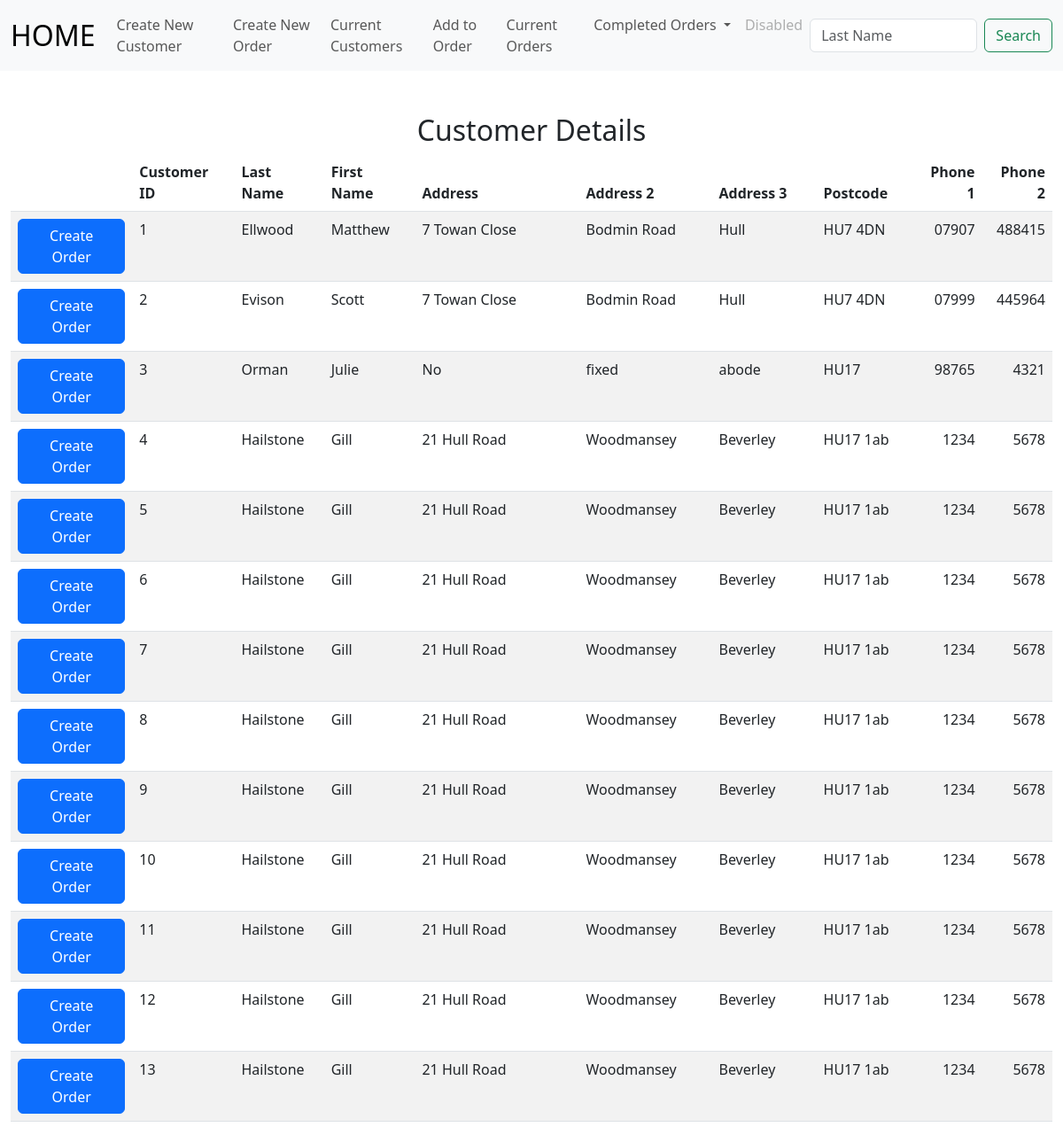
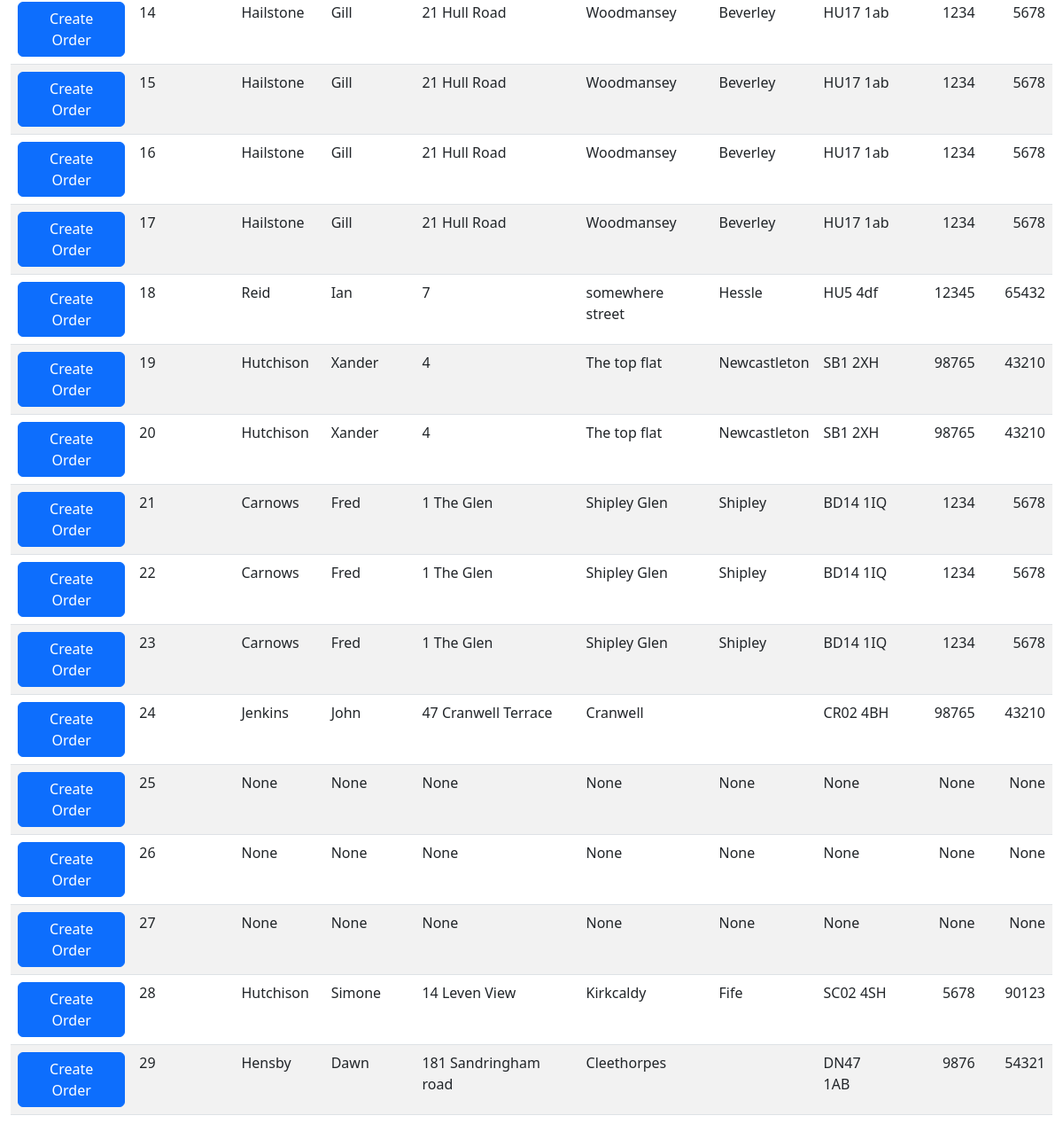
Before: /list_of_customers with the older database file (2 pictures, top to bottom).
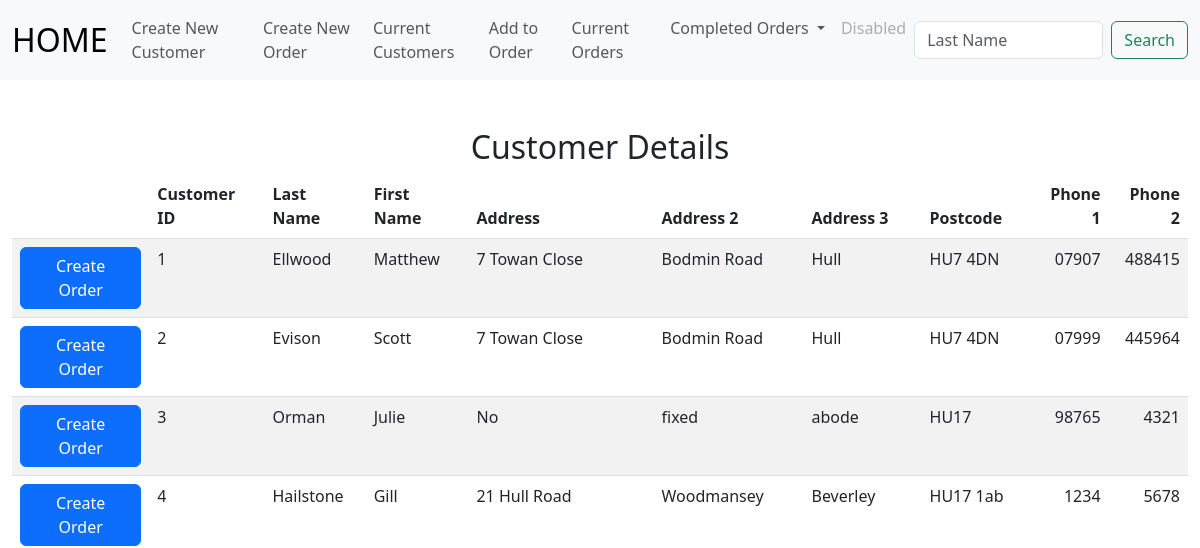
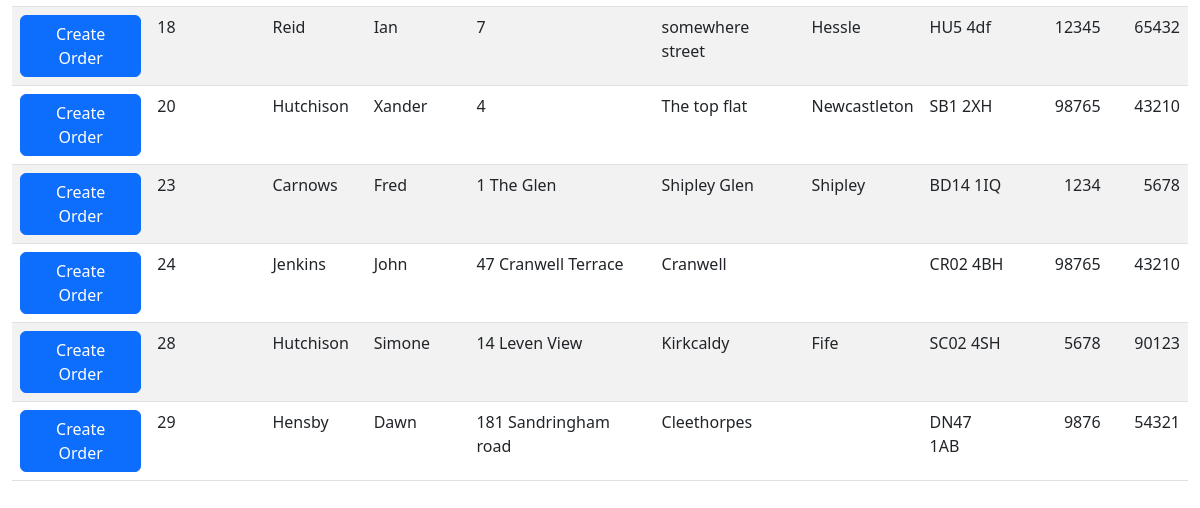
After: the same page with the newer database file (2 pictures, top to bottom).
### tables this page shows
CREATE TABLE customers(id INTEGER PRIMARY KEY AUTOINCREMENT NOT NULL, first_name TEXT, last_name TEXT, address_1 TEXT, address_2 TEXT, address_3 TEXT, postcode TEXT, telephone_1 TEXT, telephone_2 TEXT);

### app.py (the view)
@app.route("/list_of_customers", methods=["GET", "POST"])
def list_of_customers():
    if request.method == "POST":
        customer_id = request.form.get("customer_id")
        detail = db.execute("select * from customers WHERE id = (?);", customer_id)
        return render_template("customer_order.html",customer_id = customer_id, detail = detail)
    else:
        detail = db.execute("select * from customers;")
        return render_template("list_of_customers.html",detail = detail)

### app.py (called while the page is built)
@app.after_request
def after_request(response):
    response.headers["Cache-Control"] = "no-cache, no-store, must-revalidate"
    response.headers["Expires"] = 0
    response.headers["Pragma"] = "no-cache"
    return response

### templates/list_of_customers.html (shortened to what this page needs)
{% extends "layout.html" %}
{% block main %}
<div class="section">
    <h2>Customer  Details</h2>
    <table class="table table-striped">
        <thead>
            <tr>
                <th></th>
                <th class="text-start">Customer ID</th>
                <th class="text-start">Last Name</th>
                <th class="text-start">First Name</th>
                <th class="text-start">Address</th>
                <th class="text-start">Address 2</th>
                <th class="text-start">Address 3</th>
                <th class="text-start">Postcode</th>
                <th></th>
                <th class="text-end" colspan="8">Phone 1</th>
                <th class="text-end">Phone 2</th>
            </tr>
        </thead>
        <tbody>
            {% for row in detail %}
            <tr>
                <form action="/list_of_customers" method="POST">
                    <td><input type="hidden" name="customer_id" VALUE="{{ row['id'] }}"><button class="btn btn-primary" type="submit">Create Order</button></td>
                </form>
                <td class="text-start">{{ row["id"] }}</td>
                <td class="text-start">{{ row["last_name"] }}</td>
                <td class="text-start">{{ row["first_name"] }}</td>
                <td class="text-start">{{ row["address_1"] }}</td>
                <td class="text-start">{{ row["address_2"] }}</td>
                <td class="text-start">{{ row["address_3"] }}</td>
                <td class="text-start">{{ row["postcode"] }}</td>
                <td></td>
                <td class="text-end" colspan="8">{{ row["telephone_1"] }}</td>
                <td class="text-end">{{ row["telephone_2"] }}</td>
                </tr>
            {% endfor %}
        </tbody>
    </div>
{% endblock %}

Changed rows visible on the page:
removed customers: id "5", last_name "Hailstone", first_name "Gill", address_1 "21 Hull Road", address_2 "Woodmansey", address_3 "Beverley", postcode "HU17 1ab", telephone_1 "1234", telephone_2 "5678"
removed customers: id "6", last_name "Hailstone", first_name "Gill", address_1 "21 Hull Road", address_2 "Woodmansey", address_3 "Beverley", postcode "HU17 1ab", telephone_1 "1234", telephone_2 "5678"
removed customers: id "7", last_name "Hailstone", first_name "Gill", address_1 "21 Hull Road", address_2 "Woodmansey", address_3 "Beverley", postcode "HU17 1ab", telephone_1 "1234", telephone_2 "5678"
removed customers: id "8", last_name "Hailstone", first_name "Gill", address_1 "21 Hull Road", address_2 "Woodmansey", address_3 "Beverley", postcode "HU17 1ab", telephone_1 "1234", telephone_2 "5678"
removed customers: id "9", last_name "Hailstone", first_name "Gill", address_1 "21 Hull Road", address_2 "Woodmansey", address_3 "Beverley", postcode "HU17 1ab", telephone_1 "1234", telephone_2 "5678"
removed customers: id "10", last_name "Hailstone", first_name "Gill", address_1 "21 Hull Road", address_2 "Woodmansey", address_3 "Beverley", postcode "HU17 1ab", telephone_1 "1234", telephone_2 "5678"
removed customers: id "11", last_name "Hailstone", first_name "Gill", address_1 "21 Hull Road", address_2 "Woodmansey", address_3 "Beverley", postcode "HU17 1ab", telephone_1 "1234", telephone_2 "5678"
removed customers: id "12", last_name "Hailstone", first_name "Gill", address_1 "21 Hull Road", address_2 "Woodmansey", address_3 "Beverley", postcode "HU17 1ab", telephone_1 "1234", telephone_2 "5678"
removed customers: id "13", last_name "Hailstone", first_name "Gill", address_1 "21 Hull Road", address_2 "Woodmansey", address_3 "Beverley", postcode "HU17 1ab", telephone_1 "1234", telephone_2 "5678"
removed customers: id "14", last_name "Hailstone", first_name "Gill", address_1 "21 Hull Road", address_2 "Woodmansey", address_3 "Beverley", postcode "HU17 1ab", telephone_1 "1234", telephone_2 "5678"
removed customers: id "15", last_name "Hailstone", first_name "Gill", address_1 "21 Hull Road", address_2 "Woodmansey", address_3 "Beverley", postcode "HU17 1ab", telephone_1 "1234", telephone_2 "5678"
removed customers: id "16", last_name "Hailstone", first_name "Gill", address_1 "21 Hull Road", address_2 "Woodmansey", address_3 "Beverley", postcode "HU17 1ab", telephone_1 "1234", telephone_2 "5678"
removed customers: id "17", last_name "Hailstone", first_name "Gill", address_1 "21 Hull Road", address_2 "Woodmansey", address_3 "Beverley", postcode "HU17 1ab", telephone_1 "1234", telephone_2 "5678"
removed customers: id "19", last_name "Hutchison", first_name "Xander", address_1 "4", address_2 "The top flat", address_3 "Newcastleton", postcode "SB1 2XH", telephone_1 "98765", telephone_2 "43210"
removed customers: id "21", last_name "Carnows", first_name "Fred", address_1 "1 The Glen", address_2 "Shipley Glen", address_3 "Shipley", postcode "BD14 1IQ", telephone_1 "1234", telephone_2 "5678"
removed customers: id "22", last_name "Carnows", first_name "Fred", address_1 "1 The Glen", address_2 "Shipley Glen", address_3 "Shipley", postcode "BD14 1IQ", telephone_1 "1234", telephone_2 "5678"
removed customers: id "25", last_name "None", first_name "None", address_1 "None", address_2 "None", address_3 "None", postcode "None", telephone_1 "None", telephone_2 "None"
removed customers: id "26", last_name "None", first_name "None", address_1 "None", address_2 "None", address_3 "None", postcode "None", telephone_1 "None", telephone_2 "None"
removed customers: id "27", last_name "None", first_name "None", address_1 "None", address_2 "None", address_3 "None", postcode "None", telephone_1 "None", telephone_2 "None"
